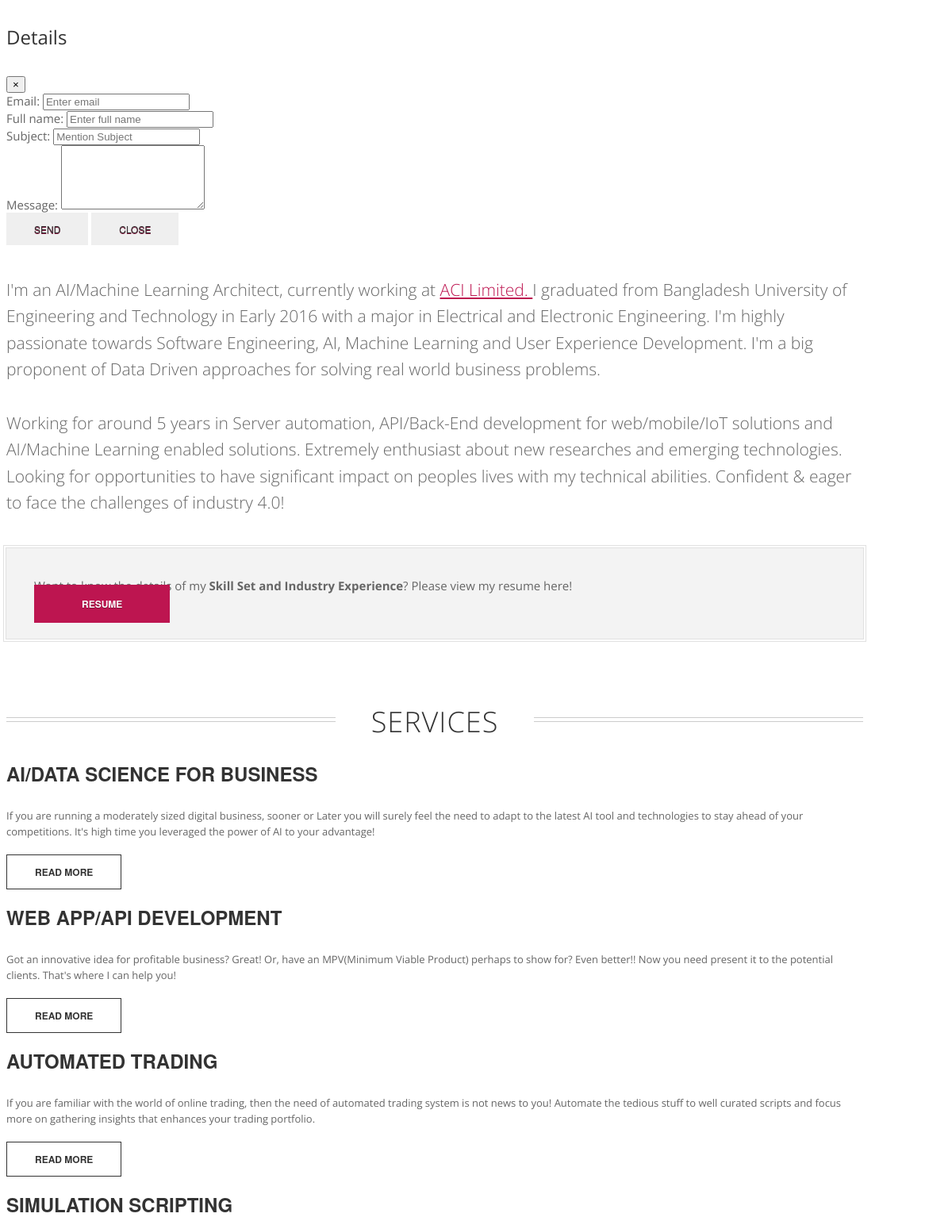
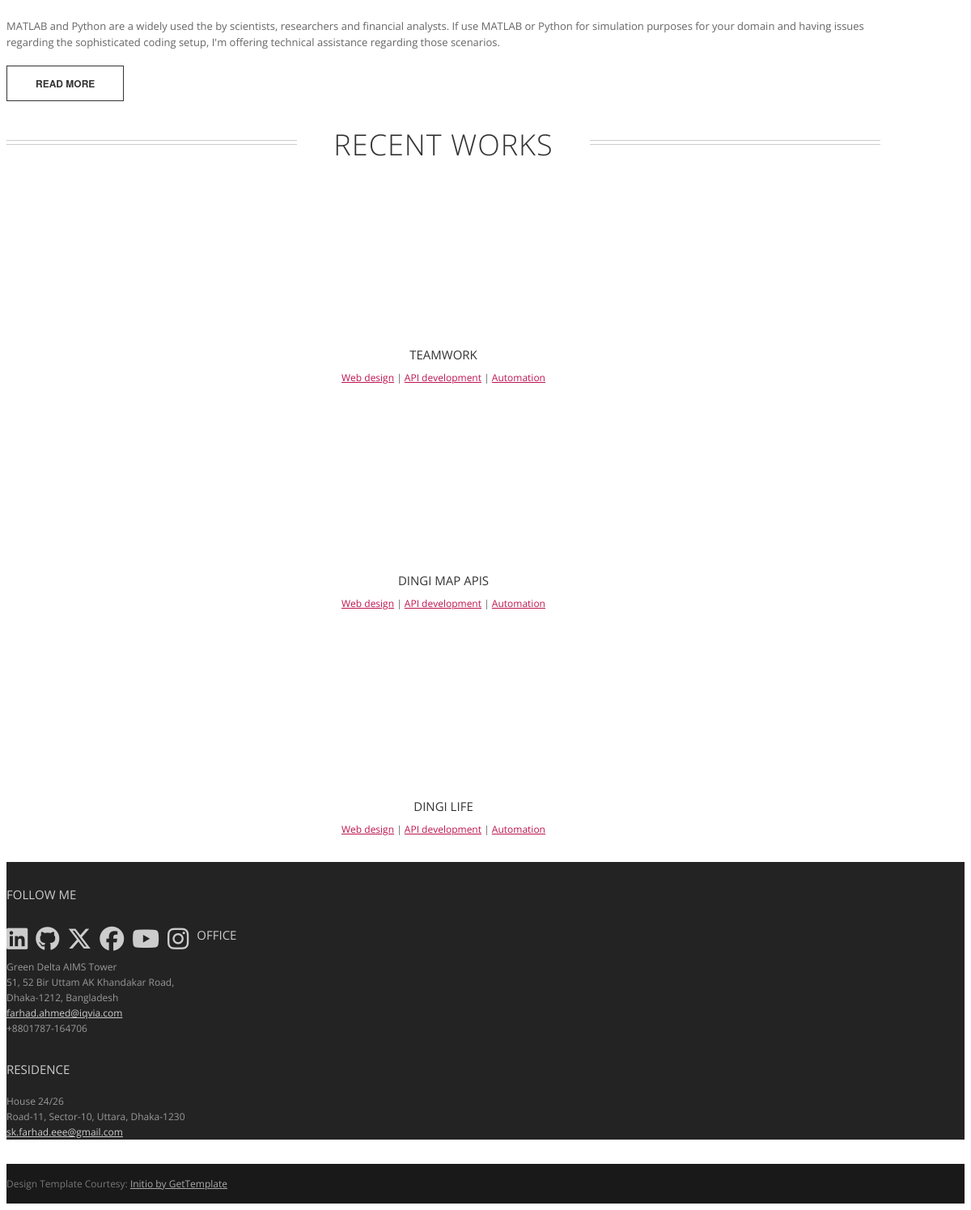
/ (lower part), run on an earlier commit of the app's database (2 pictures, top to bottom).
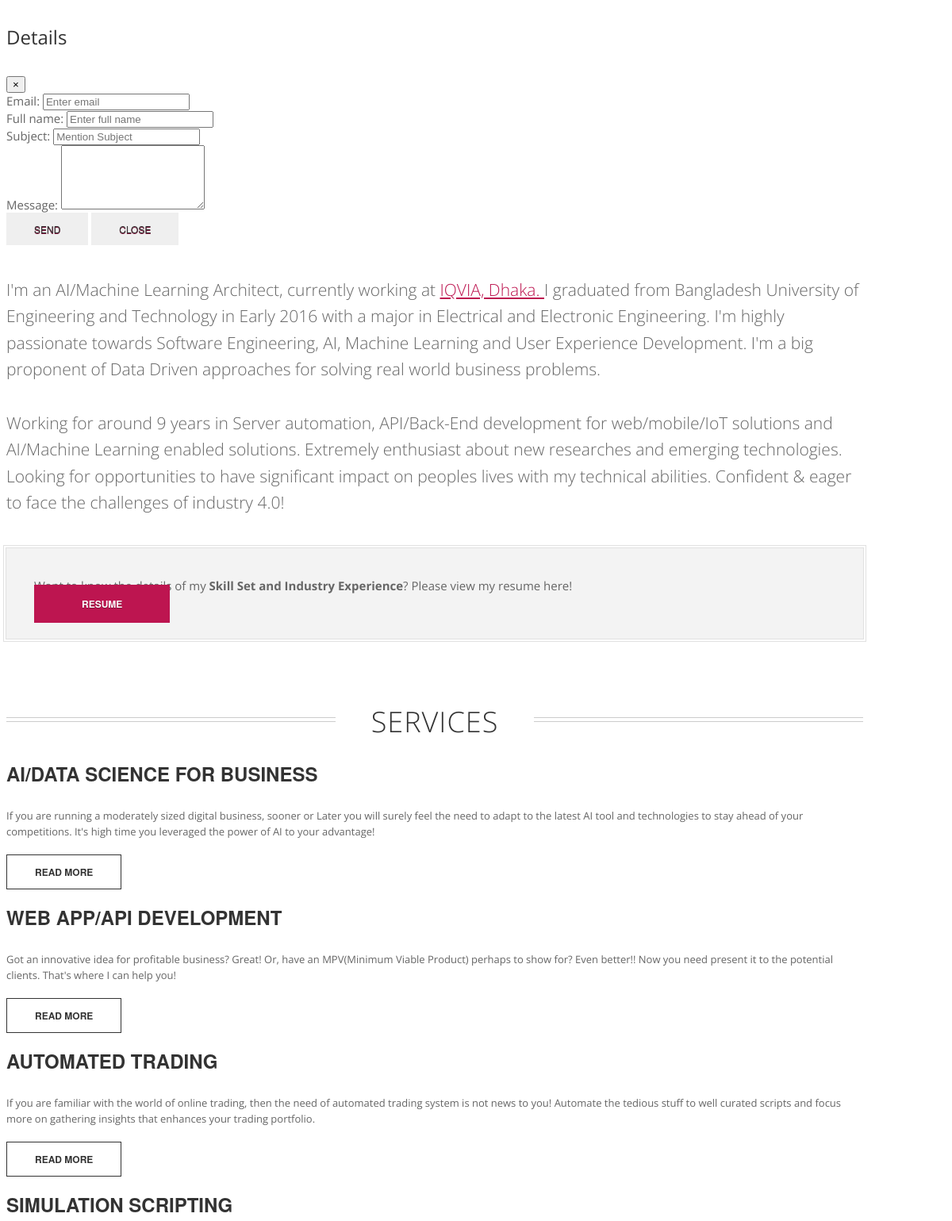
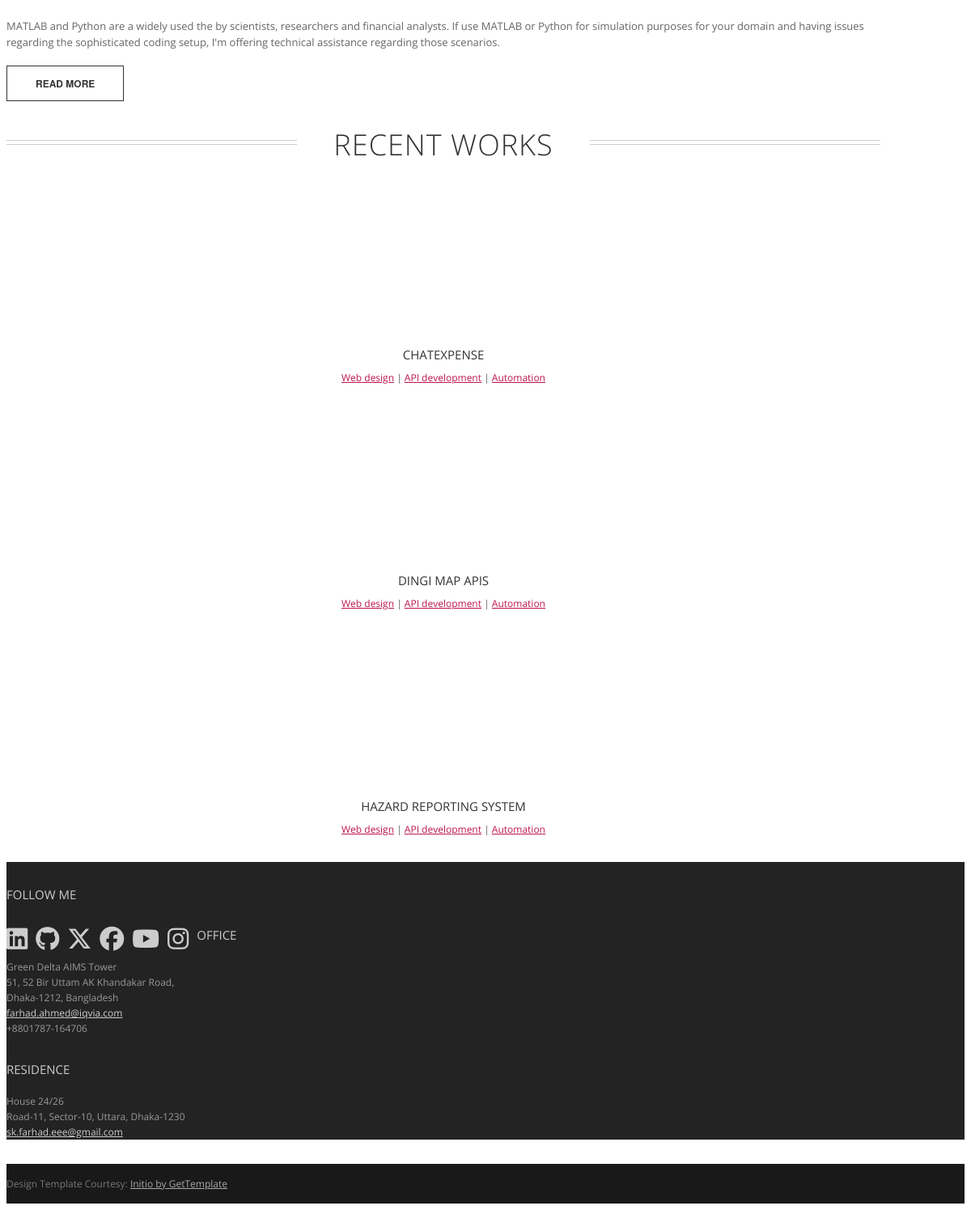
And on a later commit of the database (2 pictures, top to bottom).
### apps/website/models.py (models this page shows)
class Paragraph(models.Model):
    type = models.PositiveSmallIntegerField(default=0, choices=PARA_TYPES)
    title = models.CharField(max_length=256, blank=True)
    text = models.TextField(blank=True)
    image_path = models.ImageField(upload_to="para_images/", blank=True, null=True)
    timestamp = models.DateTimeField(default=now)

### apps/portfolio/models.py (models this page shows)
class WorkHistory(models.Model):
    title = models.CharField(max_length=128, blank=True)
    description = models.TextField(null=True, blank=True)
    body_text = models.TextField(null=True, blank=True)
    side_para_top = models.TextField(null=True, blank=True)
    side_para_middle = models.TextField(null=True, blank=True)
    image_url = models.URLField(null=True, blank=True)
    video_url = models.URLField(null=True, blank=True)
    image_path = models.ImageField(upload_to="para_images/", blank=True, null=True)
    category = models.TextField(max_length=128, blank=True)
    serial = models.SmallIntegerField(default=0)
    show = models.BooleanField(default=True)

### apps/website/views.py (the view)
# urls.py: path('', HomePage.as_view(), name='home_template'),
class HomePage(ContextPage):
    template_path = 'website/home.html'
    def get_context(self, request):
        context = get_nav_urls(request)
        short_bio = Paragraph.objects.filter(
            type=PARA_DICT['Short-Bio']
        )[0]
        context.update({
            'short_bio': short_bio.text,
            'services': get_objs_with_url(
                Service, context['service_details']
            ),
            'recent_works': get_objs_with_url(
                WorkHistory, context['work_details']
            )
        })
        return context

### apps/website/helpers.py (called while the page is built)
def get_url(request, prefix, uri):
    return request.build_absolute_uri(prefix + uri)

def get_nav_urls(request):
    context = {
        'home': get_url(request, '/website/', 'home/'),
        'about': get_url(request, '/website/', 'about/'),
        'blog_post': get_url(request, '/website/', 'blog-post/'),
        'sidebar_left': get_url(request, '/website/', 'sidebar-left/'),
        'sidebar_right': get_url(request, '/website/', 'sidebar-right/'),
        'blog': get_url(request, '/website/', 'blog/'),
        'service_details': get_url(request, '/website/', 'service-details/'),
        'work_details': get_url(request, '/website/', 'work-details/'),
    }
    return context

def get_objs_with_url(ObjModel, root):
    obj_list = []
    obj_qs = ObjModel.objects.filter(
        Q(show=True)
    ).order_by(
        'serial'
    ).values(
    )
    for obj in obj_qs:
        obj.update({
            'url': root + '?id=' + str(obj['id'])
        })
        obj_list.append(obj)
    return obj_list

### apps/website/views.py (called while the page is built)
    def get(self, request, format=None):
        context = self.get_context(request)
        return render(request, self.template_path, context={'context': context}, status=200)

### apps/website/templates/website/home.html (shortened to what this page needs)
{% extends 'website/base.html' %}
{% block content %}
    <main id="main">
        <div class="container">
            <div class="row section topspace">
                <div class="col-md-12">
                    <p class="lead text-center text-muted">
                        {{ context.short_bio |safe}}
                    </p>
                </div>
            </div>
            <div class="row section topspace">
                <div class="panel panel-cta">
                    <div class="panel-body">
                        <div class="col-lg-8">
                            <p>Want to know the details of my <b>Skill Set and Industry Experience</b>?
                                Please view my resume here!</p>
                        </div>
                        <div class="col-lg-4 text-right">
                            <a href="https://drive.google.com/file/d/1ADMbY4mSMr31DzwqHOSylYlgKZ4jYJIA"
                               class="btn btn-primary btn-lg">Resume</a>
                        </div>
                    </div>
                </div>
                <br>
                <br>
            </div>
            <div id="services" class="row section featured topspace">
                <h2 class="section-title"><span>Services</span></h2>
                <div class="row">
                    {% for service in context.services %}
                    <div class="col-sm-6 col-md-4">
                        <h3 class="text-center">{{ service.title }}</h3>
                        <p>{{ service.description }}</p>
                        <p class="text-center">
                            <a href="{{ service.url }}"
                               class="btn btn-action">Read more</a>
                        </p>
                    </div>
                    {% endfor %}
                </div>
            </div>
            <div id="recent-works" class="row section recentworks topspace">
                <h2 class="section-title"><span>Recent Works</span></h2>
                <div class="thumbnails recentworks row">
                    {% for work in context.recent_works %}
                    <div class="col-xs-12 col-sm-6 col-md-4 col-lg-4">
                        <a class="thumbnail" href="{{ work.url }}">
                            <span class="img">
                            </span>
                            <span class="title">{{ work.title }}</span>
                        </a>
                        <span class="details">
                            <a href="">Web design</a> |
                            <a href="">API development</a> |
                            <a href="">Automation</a>
                        </span>
                    </div>
                    {% endfor %}
                </div>
            </div>
        </div>
    </main>
{% endblock content %}

What changed in the data, as far as the page shows it:
changed Paragraph: short_bio "…Architect, currently working at ACI Limited. I graduated from Bangladesh University of Engineering and Technology in Early 2016 with a major in Electrical and Electronic Engineering. I'm highly passionate towards Software Engineering, AI, Machine Learning and User Experience Development. I'm a big proponent of Data Driven approaches for solving real world business problems. Working for around 5 years in Server automation,…" → "…Architect, currently working at IQVIA, Dhaka. I graduated from Bangladesh University of Engineering and Technology in Early 2016 with a major in Electrical and Electronic Engineering. I'm highly passionate towards Software Engineering, AI, Machine Learning and User Experience Development. I'm a big proponent of Data Driven approaches for solving real world business problems. Working for around 9 years in Server automation,…"
changed WorkHistory: title "TEAMWORK" → "CHATEXPENSE"
changed WorkHistory: title "DINGI LIFE" → "HAZARD REPORTING SYSTEM"
